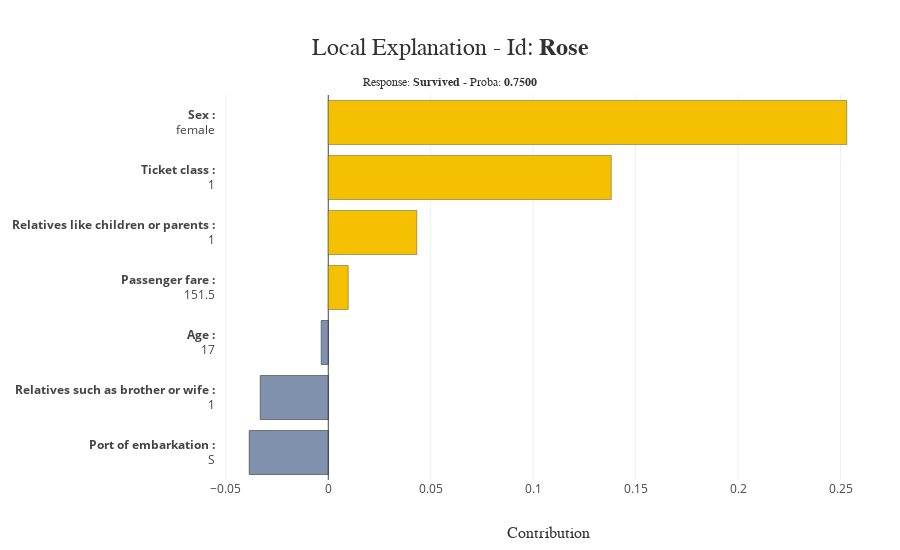

The notebook cell saved with this chart:
### Code cell
idx = 'Rose'
xpl.plot.local_plot(index=idx)

### Figure 1 — Plotly figure (JSON) as saved in the notebook; plotly's stock layout.template omitted (floating-point values rounded to 4 significant figures)
{"data": [{"customdata": ["<b>Port of embarkation :</b><br />S"], "hovertemplate": "%{customdata}<br />Contribution: %{x:.4f}<extra></extra>", "marker": {"color": "rgba(74, 99, 138, 0.7)", "line": {"color": "rgba(27, 28, 28, 1.0)", "width": 0.5}}, "orientation": "h", "showlegend": false, "type": "bar", "x": [-0.0386], "y": ["<b>Port of embarkation :</b><br />S"]}, {"customdata": ["<b>Relatives such as brother or wife :</b><br />1"], "hovertemplate": "%{customdata}<br />Contribution: %{x:.4f}<extra></extra>", "marker": {"color": "rgba(74, 99, 138, 0.7)", "line": {"color": "rgba(27, 28, 28, 1.0)", "width": 0.5}}, "orientation": "h", "showlegend": false, "type": "bar", "x": [-0.03322], "y": ["<b>Relatives such as brother or wife :</b><br />1"]}, {"customdata": ["<b>Age :</b><br />17"], "hovertemplate": "%{customdata}<br />Contribution: %{x:.4f}<extra></extra>", "marker": {"color": "rgba(74, 99, 138, 0.7)", "line": {"color": "rgba(27, 28, 28, 1.0)", "width": 0.5}}, "orientation": "h", "showlegend": false, "type": "bar", "x": [-0.003467], "y": ["<b>Age :</b><br />17"]}, {"customdata": ["<b>Passenger fare :</b><br />151.5"], "hovertemplate": "%{customdata}<br />Contribution: %{x:.4f}<extra></extra>", "marker": {"color": "rgba(244, 192, 0, 1.0)", "line": {"color": "rgba(52, 55, 54, 0.8)", "width": 0.5}}, "orientation": "h", "showlegend": false, "type": "bar", "x": [0.009745], "y": ["<b>Passenger fare :</b><br />151.5"]}, {"customdata": ["<b>Relatives like children or parents :</b><br />1"], "hovertemplate": "%{customdata}<br />Contribution: %{x:.4f}<extra></extra>", "marker": {"color": "rgba(244, 192, 0, 1.0)", "line": {"color": "rgba(52, 55, 54, 0.8)", "width": 0.5}}, "orientation": "h", "showlegend": false, "type": "bar", "x": [0.04322], "y": ["<b>Relatives like children or parents :</b><br />1"]}, {"customdata": ["<b>Ticket class :</b><br />1"], "hovertemplate": "%{customdata}<br />Contribution: %{x:.4f}<extra></extra>", "marker": {"color": "rgba(244, 192, 0, 1.0)", "line": {"color": "rgba(52, 55, 54, 0.8)", "width": 0.5}}, "orientation": "h", "showlegend": false, "type": "bar", "x": [0.1381], "y": ["<b>Ticket class :</b><br />1"]}, {"customdata": ["<b>Sex :</b><br />female"], "hovertemplate": "%{customdata}<br />Contribution: %{x:.4f}<extra></extra>", "marker": {"color": "rgba(244, 192, 0, 1.0)", "line": {"color": "rgba(52, 55, 54, 0.8)", "width": 0.5}}, "orientation": "h", "showlegend": false, "type": "bar", "x": [0.2531], "y": ["<b>Sex :</b><br />female"]}], "layout": {"barmode": "group", "height": 550, "hovermode": "closest", "margin": {"b": 70, "l": 150, "r": 20, "t": 95}, "title": {"font": {"color": "rgb(50, 50, 50)", "family": "Arial", "size": 24}, "text": "Local Explanation - Id: <b>Rose</b><span style='font-size: 12px;'><br />Response: <b>Survived</b> - Proba: <b>0.7500</b></span>", "x": 0.5, "xanchor": "center", "y": 0.9, "yanchor": "middle"}, "width": 900, "xaxis": {"automargin": true, "title": {"font": {"color": "rgb(50, 50, 50)", "family": "Arial Black", "size": 16}, "text": "Contribution"}}, "yaxis": {"automargin": true, "title": {"font": {"color": "rgb(50, 50, 50)", "family": "Arial Black", "size": 16}}, "type": "category"}}}
